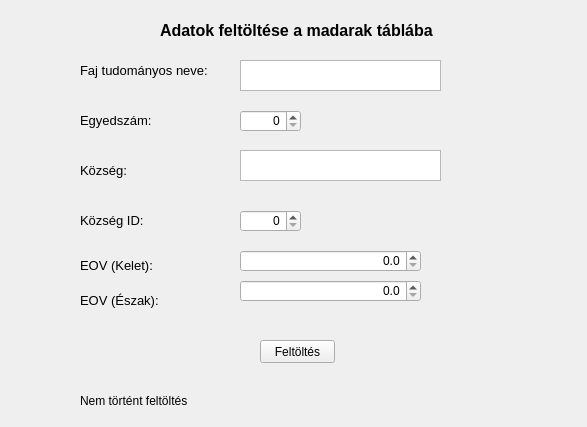
<?xml version="1.0" encoding="UTF-8"?>
<ui version="4.0">
 <class>Form</class>
 <widget class="QWidget" name="Form">
  <property name="geometry">
   <rect>
    <x>0</x>
    <y>0</y>
    <width>587</width>
    <height>427</height>
   </rect>
  </property>
  <property name="windowTitle">
   <string>Form</string>
  </property>
  <widget class="QDoubleSpinBox" name="doubleSpinBox_2">
   <property name="geometry">
    <rect>
     <x>240</x>
     <y>280</y>
     <width>181</width>
     <height>22</height>
    </rect>
   </property>
   <property name="layoutDirection">
    <enum>Qt::LeftToRight</enum>
   </property>
   <property name="alignment">
    <set>Qt::AlignRight|Qt::AlignTrailing|Qt::AlignVCenter</set>
   </property>
   <property name="decimals">
    <number>1</number>
   </property>
   <property name="maximum">
    <double>1000000.000000000000000</double>
   </property>
  </widget>
  <widget class="QTextEdit" name="textEdit_2">
   <property name="geometry">
    <rect>
     <x>240</x>
     <y>150</y>
     <width>201</width>
     <height>31</height>
    </rect>
   </property>
  </widget>
  <widget class="QLabel" name="label_2">
   <property name="geometry">
    <rect>
     <x>80</x>
     <y>110</y>
     <width>81</width>
     <height>21</height>
    </rect>
   </property>
   <property name="font">
    <font>
     <pointsize>10</pointsize>
    </font>
   </property>
   <property name="text">
    <string>Egyedszám:</string>
   </property>
  </widget>
  <widget class="QLabel" name="label_3">
   <property name="geometry">
    <rect>
     <x>80</x>
     <y>160</y>
     <width>61</width>
     <height>21</height>
    </rect>
   </property>
   <property name="font">
    <font>
     <pointsize>10</pointsize>
    </font>
   </property>
   <property name="text">
    <string>Község:</string>
   </property>
  </widget>
  <widget class="QDoubleSpinBox" name="doubleSpinBox">
   <property name="geometry">
    <rect>
     <x>240</x>
     <y>250</y>
     <width>181</width>
     <height>22</height>
    </rect>
   </property>
   <property name="alignment">
    <set>Qt::AlignRight|Qt::AlignTrailing|Qt::AlignVCenter</set>
   </property>
   <property name="decimals">
    <number>1</number>
   </property>
   <property name="maximum">
    <double>1000000.000000000000000</double>
   </property>
  </widget>
  <widget class="QLabel" name="label">
   <property name="geometry">
    <rect>
     <x>80</x>
     <y>60</y>
     <width>131</width>
     <height>21</height>
    </rect>
   </property>
   <property name="font">
    <font>
     <pointsize>10</pointsize>
    </font>
   </property>
   <property name="text">
    <string>Faj tudományos neve:</string>
   </property>
  </widget>
  <widget class="QLabel" name="label_7">
   <property name="geometry">
    <rect>
     <x>160</x>
     <y>20</y>
     <width>311</width>
     <height>20</height>
    </rect>
   </property>
   <property name="font">
    <font>
     <pointsize>12</pointsize>
     <weight>75</weight>
     <bold>true</bold>
    </font>
   </property>
   <property name="text">
    <string>Adatok feltöltése a madarak táblába</string>
   </property>
  </widget>
  <widget class="QLabel" name="label_5">
   <property name="geometry">
    <rect>
     <x>80</x>
     <y>250</y>
     <width>81</width>
     <height>31</height>
    </rect>
   </property>
   <property name="font">
    <font>
     <pointsize>10</pointsize>
    </font>
   </property>
   <property name="text">
    <string>EOV (Kelet):</string>
   </property>
  </widget>
  <widget class="QLabel" name="label_4">
   <property name="geometry">
    <rect>
     <x>80</x>
     <y>210</y>
     <width>91</width>
     <height>21</height>
    </rect>
   </property>
   <property name="font">
    <font>
     <pointsize>10</pointsize>
    </font>
   </property>
   <property name="text">
    <string>Község ID:</string>
   </property>
  </widget>
  <widget class="QLabel" name="label_6">
   <property name="geometry">
    <rect>
     <x>80</x>
     <y>290</y>
     <width>81</width>
     <height>21</height>
    </rect>
   </property>
   <property name="font">
    <font>
     <pointsize>10</pointsize>
    </font>
   </property>
   <property name="text">
    <string>EOV (Észak):</string>
   </property>
  </widget>
  <widget class="QTextEdit" name="textEdit">
   <property name="geometry">
    <rect>
     <x>240</x>
     <y>60</y>
     <width>201</width>
     <height>31</height>
    </rect>
   </property>
  </widget>
  <widget class="QSpinBox" name="spinBox">
   <property name="geometry">
    <rect>
     <x>240</x>
     <y>110</y>
     <width>61</width>
     <height>22</height>
    </rect>
   </property>
   <property name="alignment">
    <set>Qt::AlignRight|Qt::AlignTrailing|Qt::AlignVCenter</set>
   </property>
   <property name="maximum">
    <number>10000</number>
   </property>
  </widget>
  <widget class="QSpinBox" name="spinBox_2">
   <property name="geometry">
    <rect>
     <x>240</x>
     <y>210</y>
     <width>61</width>
     <height>22</height>
    </rect>
   </property>
   <property name="layoutDirection">
    <enum>Qt::LeftToRight</enum>
   </property>
   <property name="alignment">
    <set>Qt::AlignRight|Qt::AlignTrailing|Qt::AlignVCenter</set>
   </property>
   <property name="maximum">
    <number>10000</number>
   </property>
  </widget>
  <widget class="QPushButton" name="pushButton">
   <property name="geometry">
    <rect>
     <x>260</x>
     <y>340</y>
     <width>75</width>
     <height>23</height>
    </rect>
   </property>
   <property name="text">
    <string>Feltöltés</string>
   </property>
  </widget>
  <widget class="QLabel" name="label_8">
   <property name="geometry">
    <rect>
     <x>80</x>
     <y>390</y>
     <width>451</width>
     <height>21</height>
    </rect>
   </property>
   <property name="text">
    <string>Nem történt feltöltés</string>
   </property>
  </widget>
 </widget>
 <resources/>
 <connections/>
</ui>
